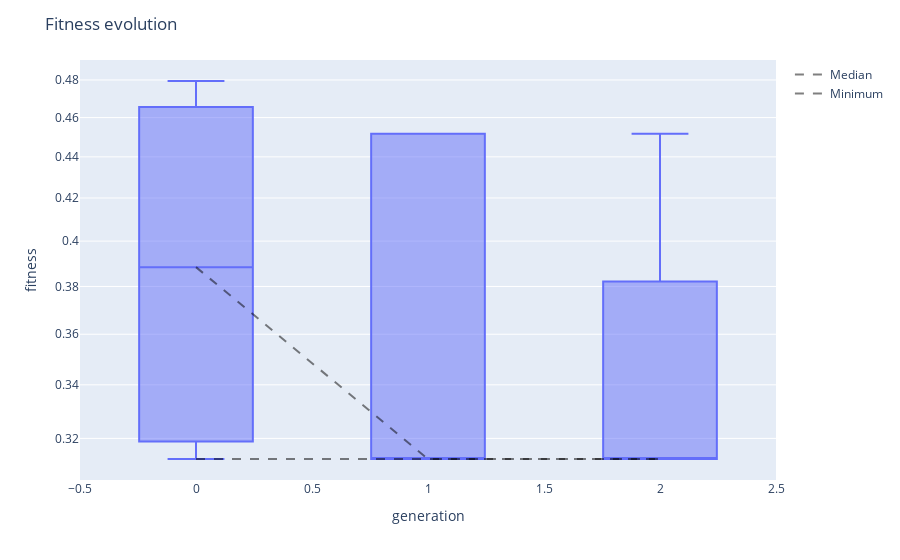

Here is the notebook cell this chart was saved with:
### Code cell
viewer.fitness_evolution()

### Figure 1 — Plotly figure (JSON) as saved in the notebook; plotly's stock layout.template omitted (floating-point values rounded to 4 significant figures)
{"data": [{"alignmentgroup": "True", "boxpoints": false, "hovertemplate": "generation=%{x}<br>fitness=%{y}<extra></extra>", "legendgroup": "", "marker": {"color": "#636efa"}, "name": "", "notched": false, "offsetgroup": "", "orientation": "v", "showlegend": false, "type": "box", "x": [0, 0, 0, 0, 1, 1, 1, 1, 1, 2, 2, 2, 2], "x0": " ", "xaxis": "x", "y": [0.3251, 0.3126, 0.4517, 0.4794, 0.4517, 0.3126, 0.4517, 0.3126, 0.3126, 0.3126, 0.3126, 0.4517, 0.3126], "y0": " ", "yaxis": "y"}, {"line": {"color": "rgba(0,0,0,0.5)", "dash": "dash", "width": 2}, "mode": "lines", "name": "Median", "type": "scatter", "x": [0, 1, 2], "y": [0.3884, 0.3126, 0.3126]}, {"line": {"color": "rgba(0,0,0,0.5)", "dash": "dash", "width": 2}, "mode": "lines", "name": "Minimum", "type": "scatter", "x": [0, 1, 2], "y": [0.3126, 0.3126, 0.3126]}], "layout": {"boxmode": "group", "legend": {"tracegroupgap": 0}, "margin": {"t": 60}, "title": {"text": "Fitness evolution"}, "xaxis": {"anchor": "y", "domain": [0, 1], "title": {"text": "generation"}}, "yaxis": {"anchor": "x", "domain": [0, 1], "title": {"text": "fitness"}, "type": "log"}}}
